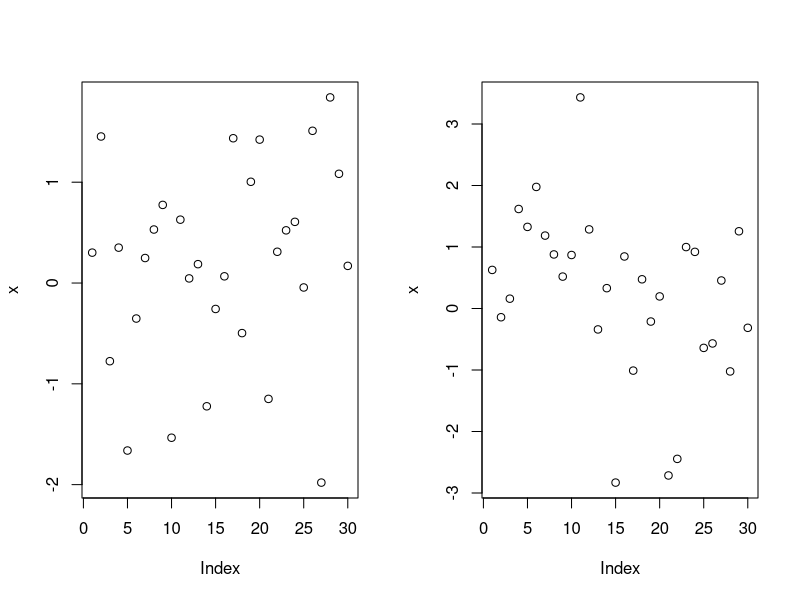

Source code (R): (Note: this script raises an error after producing the figure.)
## ---- chunk 1
knitr::opts_chunk$set(echo = TRUE)
## ---- chunk 2
x1=rnorm(30,0,1)
x2=rt(30,2)

x3=data.frame(x1,x2)

## ---- chunk 3

apply(x3,2,mean)
apply(x3,2,var)
## ---- chunk 4
apply(x3,1,mean)

## ---- chunk 5
par(mfrow = c(1,2) )
apply(x3,2, function(x)
plot(x))
## ---- chunk 6
library("mvtnorm", lib.loc="~/R/R-3.5.1/library") #first install mvtnorm package
mu=c(0,1) #mean vector
sig=matrix(c(1,0.8,0.8,1),nrow = 2,byrow = T) #covariance matrix
data1=rmvnorm(30,mu, sig)
data2=rmvt(30, sig,df=2)
data=list(data1,data2 )

## ---- chunk 7
lapply(data, function(x) 
                apply(x,2,function(y)
                          shapiro.test(y)$p.value))

